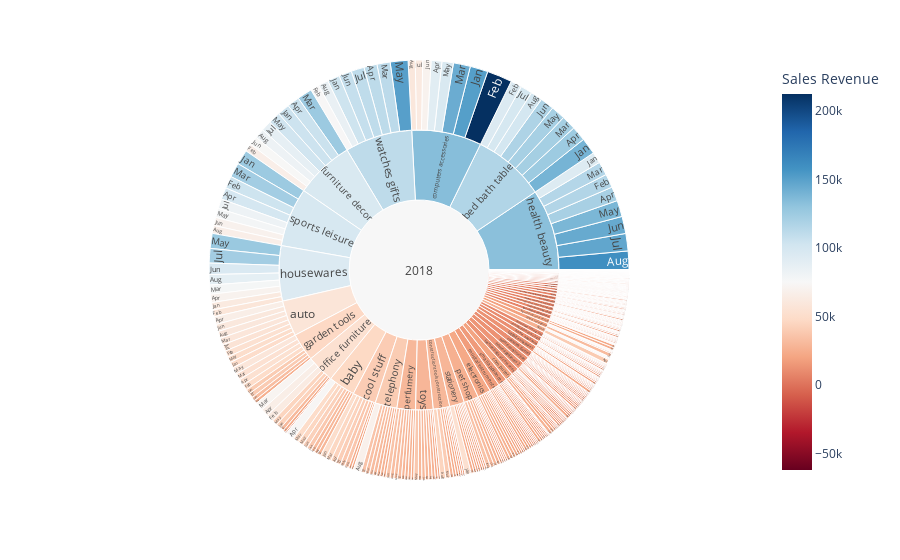

This figure's notebook cell:
### Code cell
# Plot dos dados de 2018 (Começou a melhorar!)
fig = px.sunburst(total_rev_2018, 
                  path = ['Sales Year', 'Product Category', 'Sales Month'], 
                  values = 'Sales Revenue',
                  color = 'Sales Revenue', 
                  hover_data = ['Sales Revenue'],
                  color_continuous_scale = 'RdBu',
                  color_continuous_midpoint = np.average(total_rev_2018['Sales Revenue'], 
                                                         weights = total_rev_2018['Sales Revenue']))
fig.show()

### Figure 1 — Plotly figure (JSON) as saved in the notebook; plotly's stock layout.template omitted (floating-point values rounded to 4 significant figures; data arrays with more than 128 entries replaced by an {"elided": "..."} marker saying what was removed)
{"data": [{"branchvalues": "total", "customdata": {"elided": "589x1 float values"}, "domain": {"x": [0, 1], "y": [0, 1]}, "hovertemplate": "labels=%{label}<br>Sales Revenue_sum=%{value}<br>parent=%{parent}<br>id=%{id}<br>Sales Revenue=%{color}<extra></extra>", "ids": {"elided": "589 str values"}, "labels": {"elided": "589 str values"}, "marker": {"coloraxis": "coloraxis", "colors": {"elided": "589 float values"}}, "name": "", "parents": {"elided": "589 str values"}, "type": "sunburst", "values": {"elided": "589 float values"}}], "layout": {"coloraxis": {"cmid": 75120.0, "colorbar": {"title": {"text": "Sales Revenue"}}, "colorscale": [[0, "rgb(103,0,31)"], [0.1, "rgb(178,24,43)"], [0.2, "rgb(214,96,77)"], [0.3, "rgb(244,165,130)"], [0.4, "rgb(253,219,199)"], [0.5, "rgb(247,247,247)"], [0.6, "rgb(209,229,240)"], [0.7, "rgb(146,197,222)"], [0.8, "rgb(67,147,195)"], [0.9, "rgb(33,102,172)"], [1, "rgb(5,48,97)"]]}, "legend": {"tracegroupgap": 0}, "margin": {"t": 60}}}
